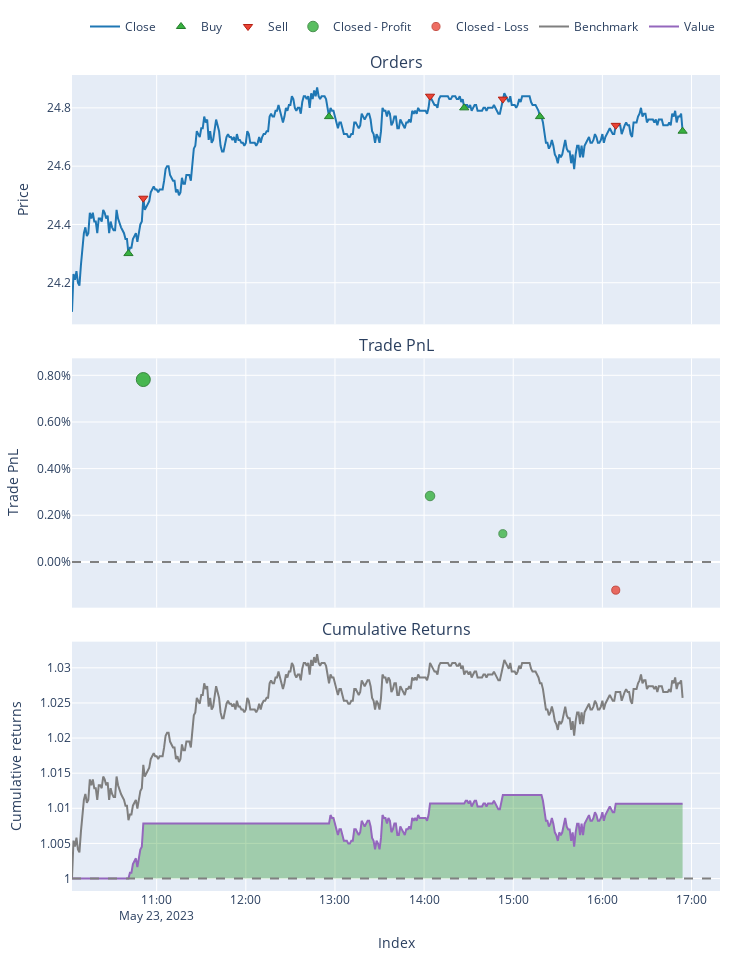

Here is the notebook cell this chart was saved with:
### Code cell
pf.plot().show()

### Figure 1 — Plotly figure (JSON) as saved in the notebook; plotly's stock layout.template omitted (floating-point values rounded to 4 significant figures; data arrays with more than 128 entries replaced by an {"elided": "..."} marker saying what was removed)
{"data": [{"line": {"color": "#1f77b4"}, "name": "Close", "showlegend": true, "x": {"elided": "412 str values"}, "type": "scatter", "uid": "62b365e1-034e-4f9b-bfcd-4c04a667c375", "xaxis": "x", "yaxis": "y", "y": {"elided": "412 float values"}, "legendgroup": "0"}, {"customdata": [[0.0, 4.115, 0.0], [2.0, 4.069, 0.0], [4.0, 4.075, 0.0], [6.0, 4.085, 0.0], [8.0, 4.088, 0.0]], "hovertemplate": "Order Id: %{customdata[0]}<br>Timestamp: %{x}<br>Price: %{y}<br>Size: %{customdata[1]:.6f}<br>Fees: %{customdata[2]:.6f}", "marker": {"color": "#37B13F", "line": {"color": "rgb(38,123,44)", "width": 1}, "size": 8, "symbol": "triangle-up"}, "mode": "markers", "name": "Buy", "x": ["2023-05-23T10:41:00", "2023-05-23T12:56:00", "2023-05-23T14:27:00", "2023-05-23T15:18:00", "2023-05-23T16:54:00"], "y": [24.3, 24.77, 24.8, 24.77, 24.72], "type": "scatter", "uid": "cc36d0f8-d73a-4a15-8e76-5cb04791e029", "xaxis": "x", "yaxis": "y", "legendgroup": "1"}, {"customdata": [[1.0, 4.115, 0.0], [3.0, 4.069, 0.0], [5.0, 4.075, 0.0], [7.0, 4.085, 0.0]], "hovertemplate": "Order Id: %{customdata[0]}<br>Timestamp: %{x}<br>Price: %{y}<br>Size: %{customdata[1]:.6f}<br>Fees: %{customdata[2]:.6f}", "marker": {"color": "#EA4335", "line": {"color": "rgb(181,31,18)", "width": 1}, "size": 8, "symbol": "triangle-down"}, "mode": "markers", "name": "Sell", "x": ["2023-05-23T10:51:00", "2023-05-23T14:04:00", "2023-05-23T14:53:00", "2023-05-23T16:09:00"], "y": [24.49, 24.84, 24.83, 24.74], "type": "scatter", "uid": "42906269-66db-4ba4-95db-d88c79ca053b", "xaxis": "x", "yaxis": "y", "legendgroup": "2"}, {"customdata": [[0.0, 0.0, 0.7819, 0.007819], [1.0, 1.0, 0.2848, 0.002826], [2.0, 2.0, 0.1223, 0.00121]], "hovertemplate": "Exit Trade Id: %{customdata[0]}<br>Position Id: %{customdata[1]}<br>Exit Timestamp: %{x}<br>PnL: %{customdata[2]:.6f}<br>Return: %{customdata[3]:.2%}", "marker": {"color": "#37B13F", "line": {"color": "rgb(38,123,44)", "width": 1}, "opacity": [0.9, 0.8042, 0.7732], "size": [14.0, 9.53, 8.083], "symbol": "circle"}, "mode": "markers", "name": "Closed - Profit", "x": ["2023-05-23T10:51:00", "2023-05-23T14:04:00", "2023-05-23T14:53:00"], "y": [0.007819, 0.002826, 0.00121], "type": "scatter", "uid": "72ec0b61-e958-432c-8bf8-72dcef16dda9", "xaxis": "x2", "yaxis": "y2", "legendgroup": "3"}, {"customdata": [[3.0, 3.0, -0.1226, -0.001211]], "hovertemplate": "Exit Trade Id: %{customdata[0]}<br>Position Id: %{customdata[1]}<br>Exit Timestamp: %{x}<br>PnL: %{customdata[2]:.6f}<br>Return: %{customdata[3]:.2%}", "marker": {"color": "#EA4335", "line": {"color": "rgb(181,31,18)", "width": 1}, "opacity": [0.7732], "size": [8.084], "symbol": "circle"}, "mode": "markers", "name": "Closed - Loss", "x": ["2023-05-23T16:09:00"], "y": [-0.001211], "type": "scatter", "uid": "c108406f-e426-467b-891b-68dcdee85541", "xaxis": "x2", "yaxis": "y2", "legendgroup": "4"}, {"line": {"color": "#7f7f7f"}, "name": "Benchmark", "showlegend": true, "x": {"elided": "412 str values"}, "type": "scatter", "uid": "44c8bdca-c19f-42ae-a7fd-7cd0aaf8141f", "xaxis": "x3", "yaxis": "y3", "y": {"elided": "412 float values"}, "legendgroup": "5"}, {"hoverinfo": "skip", "line": {"color": "rgba(0, 0, 0, 0)", "width": 0}, "opacity": 0, "showlegend": false, "x": {"elided": "412 str values"}, "type": "scatter", "uid": "4e461c3f-db70-4f3b-98ff-c2a9727f9c53", "xaxis": "x3", "yaxis": "y3", "y": {"elided": "412 int values"}, "legendgroup": "6"}, {"connectgaps": false, "fill": "tonexty", "fillcolor": "rgba(0, 128, 0, 0.3)", "hoverinfo": "skip", "line": {"color": "rgba(0, 0, 0, 0)", "width": 0}, "opacity": 0, "showlegend": false, "x": {"elided": "412 str values"}, "type": "scatter", "uid": "0b76ded0-ac38-44e2-a074-c3e767ecb24b", "xaxis": "x3", "yaxis": "y3", "y": {"elided": "412 float values"}, "legendgroup": "6"}, {"line": {"color": "#9467bd"}, "name": "Value", "showlegend": true, "x": {"elided": "412 str values"}, "type": "scatter", "uid": "ffa9c854-c442-40c0-a912-cb65de470dae", "xaxis": "x3", "yaxis": "y3", "y": {"elided": "412 float values"}, "legendgroup": "7"}, {"hoverinfo": "skip", "line": {"color": "rgba(0, 0, 0, 0)", "width": 0}, "opacity": 0.0, "showlegend": false, "x": {"elided": "412 str values"}, "type": "scatter", "uid": "79a76f77-96b3-4157-b118-a1f96659a84e", "xaxis": "x3", "yaxis": "y3", "y": {"elided": "412 int values"}, "legendgroup": "6"}], "layout": {"annotations": [{"font": {"size": 16}, "showarrow": false, "text": "Orders", "x": 0.5, "xanchor": "center", "xref": "paper", "y": 1.0, "yanchor": "bottom", "yref": "paper"}, {"font": {"size": 16}, "showarrow": false, "text": "Trade PnL", "x": 0.5, "xanchor": "center", "xref": "paper", "y": 0.6528, "yanchor": "bottom", "yref": "paper"}, {"font": {"size": 16}, "showarrow": false, "text": "Cumulative Returns", "x": 0.5, "xanchor": "center", "xref": "paper", "y": 0.3056, "yanchor": "bottom", "yref": "paper"}], "xaxis": {"anchor": "y", "domain": [0.0, 1.0], "matches": "x3", "showticklabels": false}, "yaxis": {"anchor": "x", "domain": [0.6944, 1.0], "title": {"text": "Price"}}, "xaxis2": {"anchor": "y2", "domain": [0.0, 1.0], "matches": "x3", "showticklabels": false}, "yaxis2": {"anchor": "x2", "domain": [0.3472, 0.6528], "tickformat": ".2%", "title": {"text": "Trade PnL"}}, "xaxis3": {"anchor": "y3", "domain": [0.0, 1.0], "title": {"text": "Index"}}, "yaxis3": {"anchor": "x3", "domain": [0.0, 0.3056], "title": {"text": "Cumulative returns"}}, "margin": {"t": 30, "b": 30, "l": 30, "r": 30}, "legend": {"orientation": "h", "yanchor": "bottom", "y": 1.042, "xanchor": "right", "x": 1, "traceorder": "normal"}, "width": 750, "height": 960, "showlegend": true, "shapes": [{"line": {"color": "gray", "dash": "dash"}, "type": "line", "x0": 0.0, "x1": 1.0, "xref": "paper", "y0": 0, "y1": 0, "yref": "y2"}, {"line": {"color": "gray", "dash": "dash"}, "type": "line", "x0": 0.0, "x1": 1.0, "xref": "paper", "y0": 1, "y1": 1, "yref": "y3"}]}}
